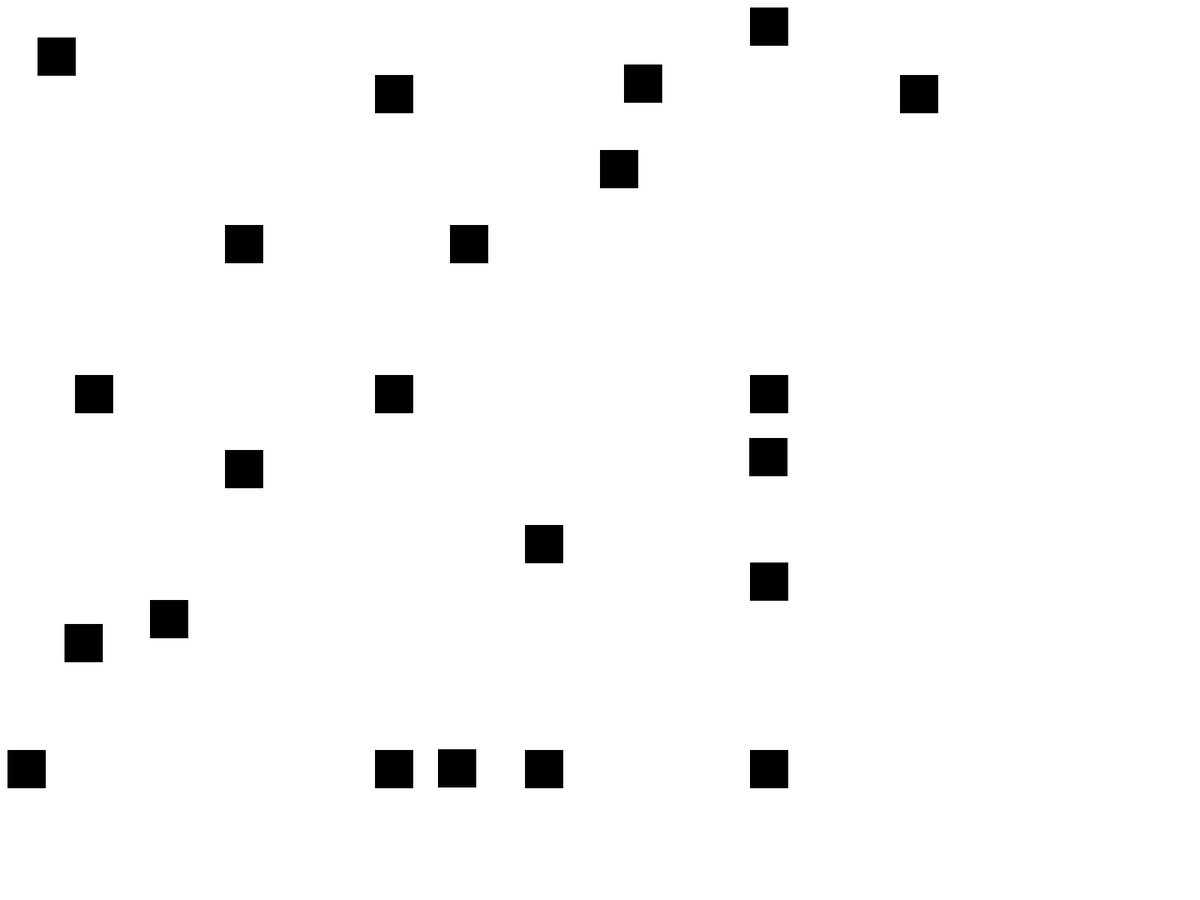
Frame 1 (no input)
Frame 60 (the mouse pressed at the canvas centre just before this capture): identical to frame 1, image omitted
Frame 120 (the mouse held since frame 60 and released just before this capture): identical to frame 1, image omitted

The Processing sketch that drew this single still picture (run headless with seeded random() and noise(); from frame 60 on, the mouse is pressed at the canvas centre):

// Processing sketch: dedenisa_U1_Project_2___Ambroise
// ── dedenisa_U1_Project_2___Ambroise.pde
int x; 
int y;
int value = 0;

void setup()
{
  fullScreen();
  background (255, 255, 255);
}

void draw()
{
  fill(0);
  {
  rect(50, 50, 50, 50);
  rect(300, 300, 50, 50);
  rect(500, 500, 50, 50);
  rect(700, 700, 50, 50);
  rect(1000, 1000, 50, 50);
  rect(100, 500, 50, 50);
  rect(500, 100, 50, 50);
  rect(200, 800, 50, 50);
  rect(800, 200, 50, 50);
  rect(1200, 100, 50, 50);
  rect(100, 1200, 50, 50);
  rect(500, 1000, 50, 50);
  rect(1000, 500, 50, 50);
  rect(10, 1000, 50, 50);
  rect(1000, 10, 50, 50);
  rect(600, 300, 50, 50);
  rect(300, 600, 50, 50);
  rect(700, 1000, 50, 50);
  rect(1000, 750, 50, 50);
  rect(832, 86, 50, 50);
  rect(86, 832, 50, 50);
  rect(999, 584, 50, 50);
  rect(584, 999, 50, 50);
  }
}

void mouseClicked() {
  if (value == 0) {
    value = 255;
  } else {
    value = 0;
  }
}
